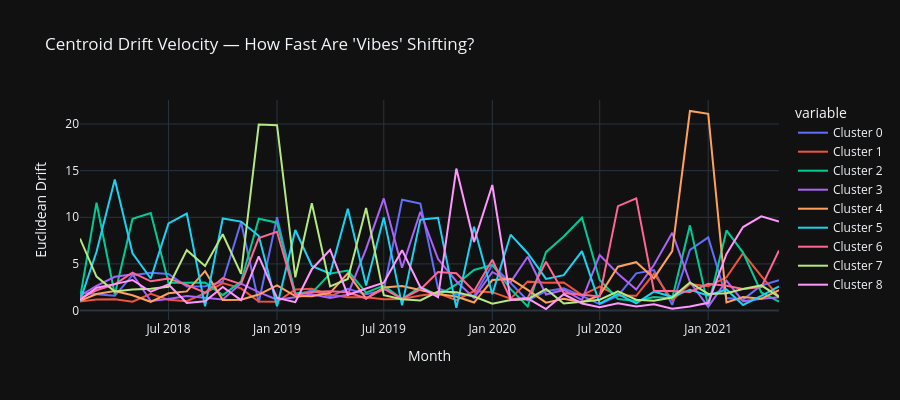

Notebook code cell kept with this figure:
### Code cell
# Centroid drift over time — how fast are cluster identities changing?
if timeline.drift_velocities:
    drift_df = pd.DataFrame(timeline.drift_velocities).T
    drift_df.columns = [f"Cluster {i}" for i in range(drift_df.shape[1])]

    fig = px.line(
        drift_df,
        title="Centroid Drift Velocity — How Fast Are 'Vibes' Shifting?",
        labels={"value": "Euclidean Drift", "index": "Month"},
        template="plotly_dark",
        height=400,
    )
    fig.show()

### Figure 1 — Plotly figure (JSON) as saved in the notebook; plotly's stock layout.template omitted (floating-point values rounded to 4 significant figures)
{"data": [{"hovertemplate": "variable=Cluster 0<br>Month=%{x}<br>Euclidean Drift=%{y}<extra></extra>", "legendgroup": "Cluster 0", "line": {"color": "#636efa", "dash": "solid"}, "marker": {"symbol": "circle"}, "mode": "lines", "name": "Cluster 0", "orientation": "v", "showlegend": true, "type": "scatter", "x": ["2018-02", "2018-03", "2018-04", "2018-05", "2018-06", "2018-07", "2018-08", "2018-09", "2018-10", "2018-11", "2018-12", "2019-01", "2019-02", "2019-03", "2019-04", "2019-05", "2019-06", "2019-07", "2019-08", "2019-09", "2019-10", "2019-11", "2019-12", "2020-01", "2020-02", "2020-03", "2020-04", "2020-05", "2020-06", "2020-07", "2020-08", "2020-09", "2020-10", "2020-11", "2020-12", "2021-01", "2021-02", "2021-03", "2021-04", "2021-05"], "xaxis": "x", "y": [1.953, 1.736, 1.581, 3.796, 4.051, 3.919, 2.589, 2.613, 3.089, 9.501, 0.8552, 10.0, 1.696, 2.134, 1.504, 2.323, 1.754, 2.185, 11.89, 11.47, 2.37, 1.74, 1.557, 4.901, 2.958, 1.083, 2.078, 2.387, 1.565, 0.6843, 1.583, 3.985, 4.336, 0.6054, 6.509, 7.848, 1.34, 1.174, 2.69, 3.24], "yaxis": "y"}, {"hovertemplate": "variable=Cluster 1<br>Month=%{x}<br>Euclidean Drift=%{y}<extra></extra>", "legendgroup": "Cluster 1", "line": {"color": "#EF553B", "dash": "solid"}, "marker": {"symbol": "circle"}, "mode": "lines", "name": "Cluster 1", "orientation": "v", "showlegend": true, "type": "scatter", "x": ["2018-02", "2018-03", "2018-04", "2018-05", "2018-06", "2018-07", "2018-08", "2018-09", "2018-10", "2018-11", "2018-12", "2019-01", "2019-02", "2019-03", "2019-04", "2019-05", "2019-06", "2019-07", "2019-08", "2019-09", "2019-10", "2019-11", "2019-12", "2020-01", "2020-02", "2020-03", "2020-04", "2020-05", "2020-06", "2020-07", "2020-08", "2020-09", "2020-10", "2020-11", "2020-12", "2021-01", "2021-02", "2021-03", "2021-04", "2021-05"], "xaxis": "x", "y": [0.9794, 1.187, 1.205, 0.9484, 1.787, 1.147, 1.008, 1.86, 2.945, 2.38, 0.965, 0.9441, 2.27, 2.329, 1.685, 1.418, 1.426, 1.215, 1.238, 1.607, 1.858, 1.116, 2.082, 1.974, 1.279, 3.101, 2.972, 3.008, 1.661, 2.577, 1.609, 1.583, 3.941, 1.102, 2.842, 2.619, 3.564, 6.159, 3.698, 1.48], "yaxis": "y"}, {"hovertemplate": "variable=Cluster 2<br>Month=%{x}<br>Euclidean Drift=%{y}<extra></extra>", "legendgroup": "Cluster 2", "line": {"color": "#00cc96", "dash": "solid"}, "marker": {"symbol": "circle"}, "mode": "lines", "name": "Cluster 2", "orientation": "v", "showlegend": true, "type": "scatter", "x": ["2018-02", "2018-03", "2018-04", "2018-05", "2018-06", "2018-07", "2018-08", "2018-09", "2018-10", "2018-11", "2018-12", "2019-01", "2019-02", "2019-03", "2019-04", "2019-05", "2019-06", "2019-07", "2019-08", "2019-09", "2019-10", "2019-11", "2019-12", "2020-01", "2020-02", "2020-03", "2020-04", "2020-05", "2020-06", "2020-07", "2020-08", "2020-09", "2020-10", "2020-11", "2020-12", "2021-01", "2021-02", "2021-03", "2021-04", "2021-05"], "xaxis": "x", "y": [1.341, 11.57, 1.724, 9.828, 10.45, 2.971, 2.986, 3.013, 1.652, 3.096, 9.847, 9.42, 1.858, 1.898, 3.96, 4.286, 1.92, 2.676, 1.233, 2.542, 1.616, 2.808, 4.35, 4.893, 2.294, 0.4338, 6.26, 7.937, 9.947, 3.276, 1.246, 1.017, 1.453, 1.323, 9.136, 0.497, 8.589, 6.219, 1.939, 0.9542], "yaxis": "y"}, {"hovertemplate": "variable=Cluster 3<br>Month=%{x}<br>Euclidean Drift=%{y}<extra></extra>", "legendgroup": "Cluster 3", "line": {"color": "#ab63fa", "dash": "solid"}, "marker": {"symbol": "circle"}, "mode": "lines", "name": "Cluster 3", "orientation": "v", "showlegend": true, "type": "scatter", "x": ["2018-02", "2018-03", "2018-04", "2018-05", "2018-06", "2018-07", "2018-08", "2018-09", "2018-10", "2018-11", "2018-12", "2019-01", "2019-02", "2019-03", "2019-04", "2019-05", "2019-06", "2019-07", "2019-08", "2019-09", "2019-10", "2019-11", "2019-12", "2020-01", "2020-02", "2020-03", "2020-04", "2020-05", "2020-06", "2020-07", "2020-08", "2020-09", "2020-10", "2020-11", "2020-12", "2021-01", "2021-02", "2021-03", "2021-04", "2021-05"], "xaxis": "x", "y": [1.568, 2.658, 3.619, 3.89, 1.019, 1.241, 1.557, 1.399, 1.187, 2.889, 1.983, 1.156, 1.422, 1.752, 1.338, 1.697, 6.622, 12.03, 4.591, 10.59, 5.526, 3.143, 1.345, 4.136, 3.055, 5.771, 1.725, 2.213, 1.131, 5.943, 3.953, 2.256, 4.887, 8.333, 3.058, 0.4007, 3.213, 0.9888, 1.275, 1.424], "yaxis": "y"}, {"hovertemplate": "variable=Cluster 4<br>Month=%{x}<br>Euclidean Drift=%{y}<extra></extra>", "legendgroup": "Cluster 4", "line": {"color": "#FFA15A", "dash": "solid"}, "marker": {"symbol": "circle"}, "mode": "lines", "name": "Cluster 4", "orientation": "v", "showlegend": true, "type": "scatter", "x": ["2018-02", "2018-03", "2018-04", "2018-05", "2018-06", "2018-07", "2018-08", "2018-09", "2018-10", "2018-11", "2018-12", "2019-01", "2019-02", "2019-03", "2019-04", "2019-05", "2019-06", "2019-07", "2019-08", "2019-09", "2019-10", "2019-11", "2019-12", "2020-01", "2020-02", "2020-03", "2020-04", "2020-05", "2020-06", "2020-07", "2020-08", "2020-09", "2020-10", "2020-11", "2020-12", "2021-01", "2021-02", "2021-03", "2021-04", "2021-05"], "xaxis": "x", "y": [1.053, 1.774, 2.083, 1.632, 0.9376, 1.855, 2.057, 4.229, 1.127, 1.164, 1.713, 2.703, 1.55, 1.529, 1.899, 3.981, 1.287, 2.483, 2.63, 2.22, 1.776, 1.502, 0.8583, 3.271, 3.395, 2.216, 0.8446, 1.256, 0.8931, 1.624, 4.706, 5.189, 3.471, 6.383, 21.4, 21.09, 0.8817, 1.44, 1.275, 2.198], "yaxis": "y"}, {"hovertemplate": "variable=Cluster 5<br>Month=%{x}<br>Euclidean Drift=%{y}<extra></extra>", "legendgroup": "Cluster 5", "line": {"color": "#19d3f3", "dash": "solid"}, "marker": {"symbol": "circle"}, "mode": "lines", "name": "Cluster 5", "orientation": "v", "showlegend": true, "type": "scatter", "x": ["2018-02", "2018-03", "2018-04", "2018-05", "2018-06", "2018-07", "2018-08", "2018-09", "2018-10", "2018-11", "2018-12", "2019-01", "2019-02", "2019-03", "2019-04", "2019-05", "2019-06", "2019-07", "2019-08", "2019-09", "2019-10", "2019-11", "2019-12", "2020-01", "2020-02", "2020-03", "2020-04", "2020-05", "2020-06", "2020-07", "2020-08", "2020-09", "2020-10", "2020-11", "2020-12", "2021-01", "2021-02", "2021-03", "2021-04", "2021-05"], "xaxis": "x", "y": [1.024, 6.301, 14.05, 6.143, 3.437, 9.341, 10.41, 0.4466, 9.868, 9.539, 8.024, 0.4674, 8.638, 4.781, 3.968, 10.91, 2.684, 9.988, 0.5579, 9.747, 9.939, 0.2884, 8.983, 1.757, 8.136, 6.148, 3.397, 3.8, 6.365, 0.7504, 1.8, 0.7715, 2.036, 1.472, 2.237, 1.614, 2.265, 0.6016, 1.577, 2.581], "yaxis": "y"}, {"hovertemplate": "variable=Cluster 6<br>Month=%{x}<br>Euclidean Drift=%{y}<extra></extra>", "legendgroup": "Cluster 6", "line": {"color": "#FF6692", "dash": "solid"}, "marker": {"symbol": "circle"}, "mode": "lines", "name": "Cluster 6", "orientation": "v", "showlegend": true, "type": "scatter", "x": ["2018-02", "2018-03", "2018-04", "2018-05", "2018-06", "2018-07", "2018-08", "2018-09", "2018-10", "2018-11", "2018-12", "2019-01", "2019-02", "2019-03", "2019-04", "2019-05", "2019-06", "2019-07", "2019-08", "2019-09", "2019-10", "2019-11", "2019-12", "2020-01", "2020-02", "2020-03", "2020-04", "2020-05", "2020-06", "2020-07", "2020-08", "2020-09", "2020-10", "2020-11", "2020-12", "2021-01", "2021-02", "2021-03", "2021-04", "2021-05"], "xaxis": "x", "y": [1.293, 2.174, 2.822, 4.065, 3.136, 3.442, 2.747, 1.915, 3.488, 2.835, 7.764, 8.45, 1.636, 1.987, 2.066, 1.96, 1.292, 2.354, 1.255, 2.268, 4.138, 4.002, 2.082, 5.447, 1.223, 1.364, 5.231, 1.881, 1.698, 1.514, 11.2, 12.03, 2.102, 2.092, 1.994, 2.875, 2.649, 2.308, 2.514, 6.432], "yaxis": "y"}, {"hovertemplate": "variable=Cluster 7<br>Month=%{x}<br>Euclidean Drift=%{y}<extra></extra>", "legendgroup": "Cluster 7", "line": {"color": "#B6E880", "dash": "solid"}, "marker": {"symbol": "circle"}, "mode": "lines", "name": "Cluster 7", "orientation": "v", "showlegend": true, "type": "scatter", "x": ["2018-02", "2018-03", "2018-04", "2018-05", "2018-06", "2018-07", "2018-08", "2018-09", "2018-10", "2018-11", "2018-12", "2019-01", "2019-02", "2019-03", "2019-04", "2019-05", "2019-06", "2019-07", "2019-08", "2019-09", "2019-10", "2019-11", "2019-12", "2020-01", "2020-02", "2020-03", "2020-04", "2020-05", "2020-06", "2020-07", "2020-08", "2020-09", "2020-10", "2020-11", "2020-12", "2021-01", "2021-02", "2021-03", "2021-04", "2021-05"], "xaxis": "x", "y": [7.721, 3.643, 2.051, 2.244, 2.331, 2.55, 6.474, 4.776, 8.178, 3.934, 19.94, 19.88, 3.567, 11.5, 2.582, 3.391, 11.0, 1.645, 1.21, 1.09, 2.038, 1.972, 1.509, 0.7439, 1.139, 1.201, 2.314, 0.7547, 0.9375, 1.168, 2.071, 1.155, 1.061, 1.398, 3.008, 1.788, 1.849, 2.311, 2.7, 1.474], "yaxis": "y"}, {"hovertemplate": "variable=Cluster 8<br>Month=%{x}<br>Euclidean Drift=%{y}<extra></extra>", "legendgroup": "Cluster 8", "line": {"color": "#FF97FF", "dash": "solid"}, "marker": {"symbol": "circle"}, "mode": "lines", "name": "Cluster 8", "orientation": "v", "showlegend": true, "type": "scatter", "x": ["2018-02", "2018-03", "2018-04", "2018-05", "2018-06", "2018-07", "2018-08", "2018-09", "2018-10", "2018-11", "2018-12", "2019-01", "2019-02", "2019-03", "2019-04", "2019-05", "2019-06", "2019-07", "2019-08", "2019-09", "2019-10", "2019-11", "2019-12", "2020-01", "2020-02", "2020-03", "2020-04", "2020-05", "2020-06", "2020-07", "2020-08", "2020-09", "2020-10", "2020-11", "2020-12", "2021-01", "2021-02", "2021-03", "2021-04", "2021-05"], "xaxis": "x", "y": [1.137, 2.44, 2.835, 3.279, 2.017, 2.801, 0.8134, 0.9974, 2.524, 1.122, 5.814, 1.362, 0.9034, 4.434, 6.521, 1.679, 2.356, 2.981, 6.476, 2.492, 1.442, 15.23, 7.357, 13.46, 1.113, 1.311, 0.166, 1.746, 0.7607, 0.3453, 0.784, 0.432, 0.6748, 0.2063, 0.4316, 0.8274, 6.065, 8.951, 10.11, 9.536], "yaxis": "y"}], "layout": {"height": 400, "legend": {"title": {"text": "variable"}, "tracegroupgap": 0}, "title": {"text": "Centroid Drift Velocity — How Fast Are 'Vibes' Shifting?"}, "xaxis": {"anchor": "y", "domain": [0, 1], "title": {"text": "Month"}}, "yaxis": {"anchor": "x", "domain": [0, 1], "title": {"text": "Euclidean Drift"}}}}
